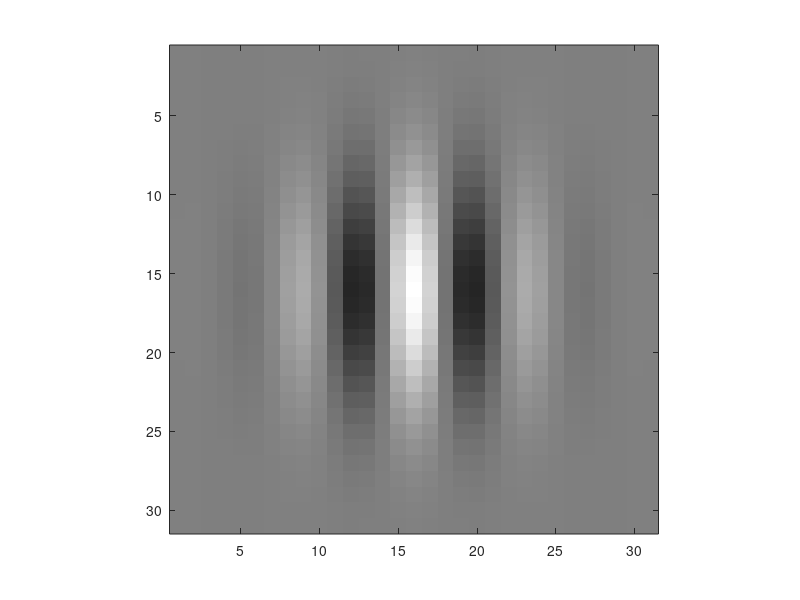
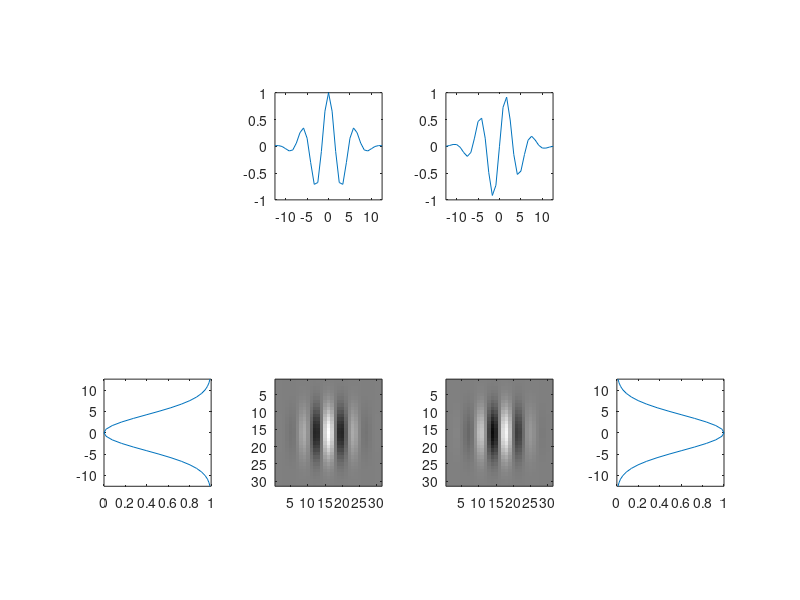

Source code (MATLAB) for these figures, in order:
fsz = 31;
g	= exp(-0.5*linspace(-3,3,fsz).^2)';
x	= 4*linspace(-pi,pi,31);
f1	= g*(cos(x).*g');
f2	= g*(sin(x).*g');

figure(2); clf; colormap(gray(256));
	subplot(2,4,2); plot(x,cos(x).*g'); axis('square',[-4*pi,4*pi,-1,1]);
	subplot(2,4,5); plot(1-g,x); axis('square',[0,1,-4*pi,4*pi]);
	subplot(2,4,6); image(uint8(255 * (f1+1)/2)); axis('image');
	subplot(2,4,3); plot(x,sin(x).*g'); axis('square',[-4*pi,4*pi,-1,1]);
	subplot(2,4,8); plot(g,x); axis('square',[0,1,-4*pi,4*pi]);
	subplot(2,4,7); image(uint8(255 * (f2+1)/2)); axis('image');
	
% 2D description as in Freeman and Adelson
W	= g*g';
Px1	= ones(fsz,1)*cos(x); f1 = W.*Px1;
Px2	= ones(fsz,1)*sin(x); f2 = W.*Px2;

for t = 1:360
	f = cosd(t)*f1 + sind(t)*f2;
	figure(1); clf; colormap(gray(256));
		image(uint8(255 * (f+1)/2)); axis('image');
		drawnow;
end
